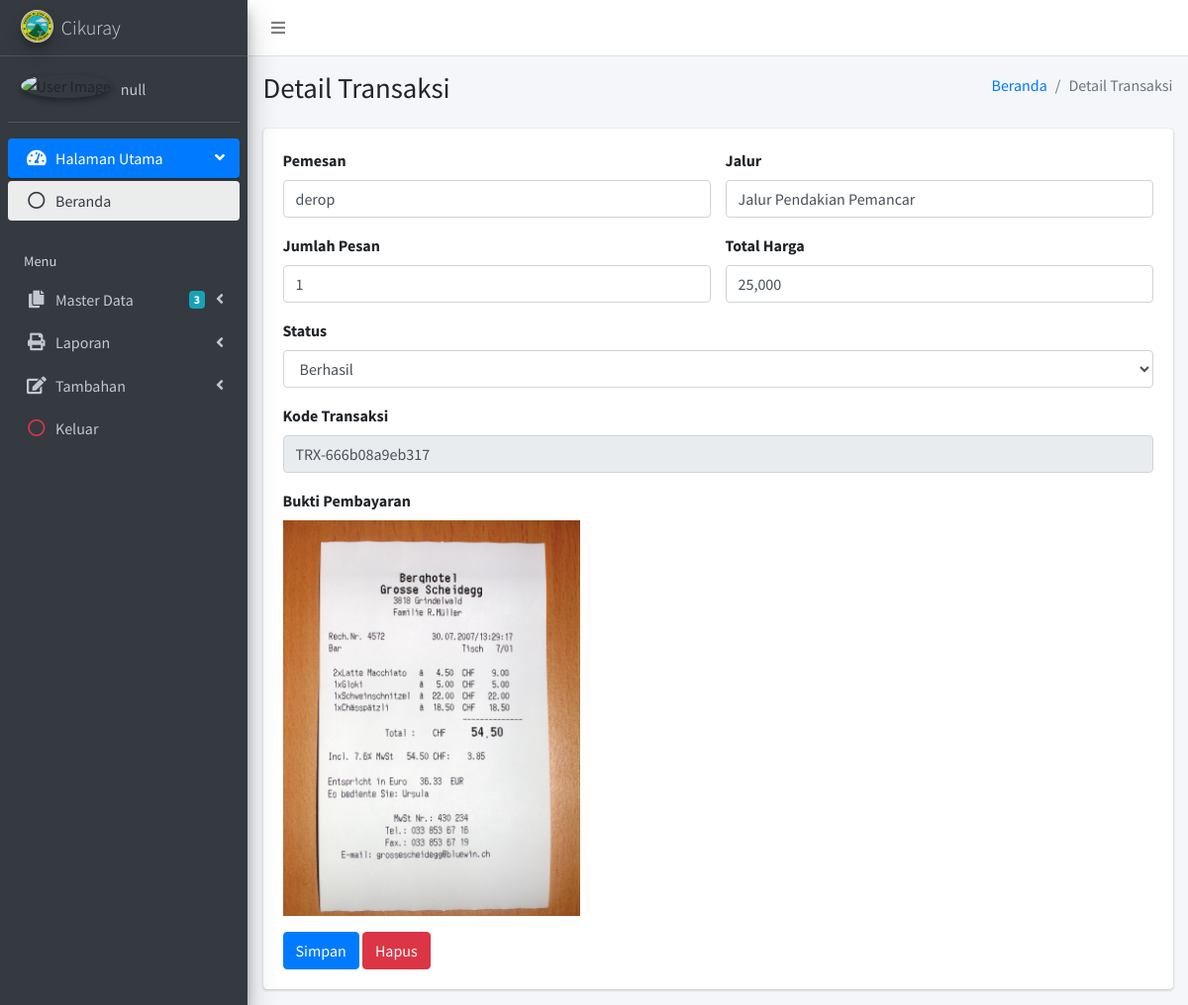
The app's page /Admin/Transaksi/detail-transaksi?id=51 (signed in) with its own data.
### tables this page shows
CREATE TABLE `tb_transaksi` (
  `id_transaksi` int(11) NOT NULL,
  `kode` varchar(50) DEFAULT NULL,
  `id_user` int(11) DEFAULT NULL,
  `id_jalur` int(11) DEFAULT NULL,
  `jumlah_pesan` int(11) DEFAULT NULL,
  `total_harga` varchar(50) DEFAULT NULL,
  `status` enum('0','1','2') DEFAULT '0',
  `created` datetime DEFAULT NULL,
  `modified` datetime DEFAULT NULL,
  `bukti` varchar(50) NOT NULL
);

CREATE TABLE `tb_user` (
  `id_user` int(11) NOT NULL,
  `nama_lengkap` varchar(100) DEFAULT NULL,
  `username` varchar(50) DEFAULT NULL,
  `password` varchar(250) DEFAULT NULL,
  `email` varchar(100) DEFAULT NULL,
  `no_hp` varchar(15) DEFAULT NULL,
  `tgl_lahir` date DEFAULT NULL,
  `gambar` varchar(250) DEFAULT 'coretan.png',
  `status` enum('0','1') DEFAULT '0',
  `created` datetime DEFAULT NULL,
  `modified` datetime DEFAULT NULL
);

CREATE TABLE `tb_jalur` (
  `id_jalur` int(11) NOT NULL,
  `id_kategori` int(11) DEFAULT NULL,
  `nama_jalur` varchar(50) DEFAULT NULL,
  `alamat` text DEFAULT NULL,
  `ket_singkat` text DEFAULT NULL,
  `ket_lengkap` text DEFAULT NULL,
  `harga` int(11) DEFAULT NULL,
  `stok` int(11) DEFAULT NULL,
  `gambar` varchar(250) DEFAULT NULL,
  `created` datetime DEFAULT NULL,
  `modified` datetime DEFAULT NULL
);

### Admin/Transaksi/detail-transaksi.php (the view, shortened to what this page needs)
<?php
include '../../koneksi.php';
$id_transaksi = $_GET['id'];
$query = "SELECT t.id_transaksi, t.kode, t.jumlah_pesan, t.status, t.total_harga, t.bukti, u.nama_lengkap, w.nama_jalur
          FROM tb_transaksi t
          INNER JOIN tb_user u ON t.id_user = u.id_user
          INNER JOIN tb_jalur w ON t.id_jalur = w.id_jalur
          WHERE t.id_transaksi = '$id_transaksi'";
$exe = mysqli_query($conn, $query);
$row = mysqli_fetch_array($exe);
$id_user = $_COOKIE["version"];
$query = "SELECT * FROM tb_admin WHERE id_admin = '$id_user'";
$exe = mysqli_query($conn, $query);
$data = mysqli_fetch_array($exe);
?>
<!DOCTYPE html>
<html>
<head>
    <link rel="stylesheet" href="../../assets/plugins/fontawesome-free/css/all.min.css">
    <link rel="stylesheet" href="https://code.ionicframework.com/ionicons/2.0.1/css/ionicons.min.css">
    <link rel="stylesheet" href="../../assets/plugins/select2/css/select2.min.css">
    <link rel="stylesheet" href="../../assets/plugins/select2-bootstrap4-theme/select2-bootstrap4.min.css">
    <link rel="stylesheet" href="../../assets/dist/css/adminlte.min.css">
    <link rel="stylesheet" href="../../assets/plugins/sweet-alert2dist/sweetalert2.min.css">
</head>
<body class="hold-transition sidebar-mini">
    <div class="wrapper">
        <nav class="main-header navbar navbar-expand navbar-white navbar-light">
            <ul class="navbar-nav">
                <li class="nav-item">
                    <a class="nav-link" data-widget="pushmenu" href="#"><i class="fas fa-bars"></i></a>
                </li>
            </ul>
        </nav>
        <aside class="main-sidebar sidebar-dark-primary elevation-4">
            <a href="../index" class="brand-link">
                <img src="../../assets/images/logo.jpg" alt="Peonpegu" class="brand-image img-circle elevation-3"
                style="opacity: .8">
                <span class="brand-text font-weight-light">Cikuray</span>
            </a>
            <div class="sidebar">
                <div class="user-panel mt-3 pb-3 mb-3 d-flex">
                    <div class="image">
                        <img src="../../assets/images/akun/<?php echo $data['gambar'];?>" class="img-circle elevation-2" alt="User Image">
                    </div>
                    <div class="info">
                        <a href="../Akun/index" class="d-block"><script type="text/javascript">document.write(tampil2)</script></a>
                    </div>
                </div>
                <nav class="mt-2">
                    <ul class="nav nav-pills nav-sidebar flex-column" data-widget="treeview" role="menu" data-accordion="false">
                        <li class="nav-item has-treeview menu-open">
                            <a href="#" class="nav-link active">
                                <i class="nav-icon fas fa-tachometer-alt"></i>
                                <p>
                                    Halaman Utama
                                    <i class="right fas fa-angle-left"></i>
                                </p>
                            </a>
                            <ul class="nav nav-treeview">
                                <li class="nav-item">
                                    <a href="../index" class="nav-link active">
                                        <i class="far fa-circle nav-icon"></i>
                                        <p>Beranda</p>
                                    </a>
                                </li>
                            </ul>
                        </li>
                        <li class="nav-header">Menu</li>
                        <li class="nav-item has-treeview">
                            <a href="#" class="nav-link">
                                <i class="nav-icon fas fa-copy"></i>
                                <p>
                                    Master Data
                                    <i class="fas fa-angle-left right"></i>
                                    <span class="badge badge-info right">3</span>
                                </p>
                            </a>
                        </li>
                        <li class="nav-item has-treeview">
                            <a href="#" class="nav-link">
                                <i class="nav-icon fas fa-print"></i>
                                <p>
                                    Laporan
                                    <i class="fas fa-angle-left right"></i>
                                </p>
                            </a>
                        </li>
                        <li class="nav-item has-treeview">
                            <a href="#" class="nav-link">
                                <i class="nav-icon fas fa-edit"></i>
                                <p>
                                    Tambahan
                                    <i class="fas fa-angle-left right"></i>
                                </p>
                            </li>
                            <li class="nav-item">
                                <a href="../../Proses/logout" class="nav-link">
                                    <i class="nav-icon far fa-circle text-danger"></i>
                                    <p class="text">Keluar</p>
                                </a>
                            </li>
                        </ul>
                    </nav>
                </div>
            </aside>
            <div class="content-wrapper">
                <section class="content-header">
                    <div class="container-fluid">
                        <div class="row mb-2">
                            <div class="col-sm-6">
                                <h1>Detail Transaksi</h1>
                            </div>
                            <div class="col-sm-6">
                                <ol class="breadcrumb float-sm-right">
                                    <li class="breadcrumb-item"><a href="../index">Beranda</a></li>
                                    <li class="breadcrumb-item active">Detail Transaksi</li>
                                </ol>
                            </div>
                        </div>
                    </div>
                </section>
                <section class="content">
                    <div class="container-fluid">
                        <div class="row">
                            <div class="col-md-12">
                                <div class="card card-primary">
                                    <form role="form" action="Proses/update" method="POST" enctype="multipart/form-data" class="form-user">
                                        <div class="card-body">
                                            <div class="row">
                                                <div class="col-md-6">
                                                    <div class="form-group">
                                                        <label for="id_user">Pemesan</label>
                                                        <input type="text" name="id_user" id="id_user" class="form-control" value="<?php echo $row['nama_lengkap'];?>" readonly="" style="background-color: #FFFFFF;">
                                                    </div>
                                                </div>
                                                <div class="col-md-6">
                                                    <div class="form-group">
                                                        <label for="id_jalur">Jalur</label>
                                                        <input type="text" name="id_jalur" id="id_jalur" class="form-control" value="<?php echo $row['nama_jalur'];?>" readonly="" style="background-color: #FFFFFF;">
                                                    </div>
                                                </div>
                                            </div>
                                            <div class="row">
                                                <div class="col-md-6">
                                                    <div class="form-group">
                                                        <label for="jumlah_pesan">Jumlah Pesan</label>
                                                        <input type="number" name="jumlah_pesan" id="jumlah_pesan" class="form-control" required="" value="<?php echo $row['jumlah_pesan'];?>" readonly="" style="background-color: #FFFFFF;">
                                                    </div>
                                                </div>
                                                <div class="col-md-6">
                                                    <div class="form-group">
                                                        <label for="total_harga">Total Harga</label>
                                                        <input type="text" name="total_harga" id="total_harga" class="form-control" required="" value="<?php echo number_format($row['total_harga']); ?>" readonly="" style="background-color: #FFFFFF;">
                                                    </div>
                                                </div>
                                            </div>
                                            <div class="row">
                                                <div class="col-md-12">
                                                    <div class="form-group">
                                                        <label for="status">Status</label>
                                                        <select name="status" id="status" required="" class="form-control">
                                                            <?php
                                                            if($row['status'] == '0') {
                                                                echo "<option value='0' selected='selected'>Pending</option>";
                                                                echo "<option value='1'>Proses</option>";
                                                                echo "<option value='2'>Berhasil</option>";
                                                            } else if($row['status'] == '1') {
                                                                echo "<option value='1' selected='selected'>Proses</option>";
                                                                echo "<option value='0'>Pending</option>";
                                                                echo "<option value='2'>Berhasil</option>";
                                                            } else if($row['status'] == '2') {
                                                                echo "<option value='2' selected='selected'>Berhasil</option>";
                                                            } else {
                                                                echo "<option value='' selected='selected'>Pilih Status</option>";
                                                                echo "<option value='0'>Pending</option>";
                                                                echo "<option value='1'>Proses</option>";
                                                                echo "<option value='2'>Berhasil</option>";
                                                            }
                                                            ?>
                                                        </select>
                                                    </div>
                                                </div>
                                            </div>
                                            <div class="row">
                                                <div class="col-md-12">
                                                    <div class="form-group">
                                                        <label for="kode">Kode Transaksi</label>
                                                        <input type="text" name="kode" id="kode" class="form-control" value="<?php echo $row['kode'];?>" readonly="">
                                                    </div>
                                                </div>
                                            </div>
                                            <div class="row">
                                                <div class="col-md-12">
                                                    <div class="form-group">
                                                        <label for="bukti">Bukti Pembayaran</label><br>
                                                        <?php
                                                        $bukti = $row['bukti'];
                                                        if (!empty($bukti)) {
                                                            echo '<img src="../../assets/images/bukti/' . $bukti . '" class="img-fluid" style="max-width: 300px;">';
                                                        } else {
                                                            echo 'Tidak ada bukti pembayaran yang diunggah.';
                                                        }
                                                        ?>
                                                    </div>
                                                </div>
                                            </div>
                                            <button type="submit" class="btn btn-primary">Simpan</button>
                                            <a class="btn btn-danger tombol-simpan" style="color: white; cursor: pointer;">Hapus</a>
                                        </div>
                                    </form>
                                </div>
                            </div>
                        </div>
                    </div>
                </section>
            </div>
        </div>
    </body>
</html>

### records on screen
tb_transaksi: id_user "derop", id_jalur "Jalur Pendakian Pemancar", jumlah_pesan "1", total_harga "25,000", status "Berhasil", kode "TRX-666b08a9eb317", bukti (picture)
